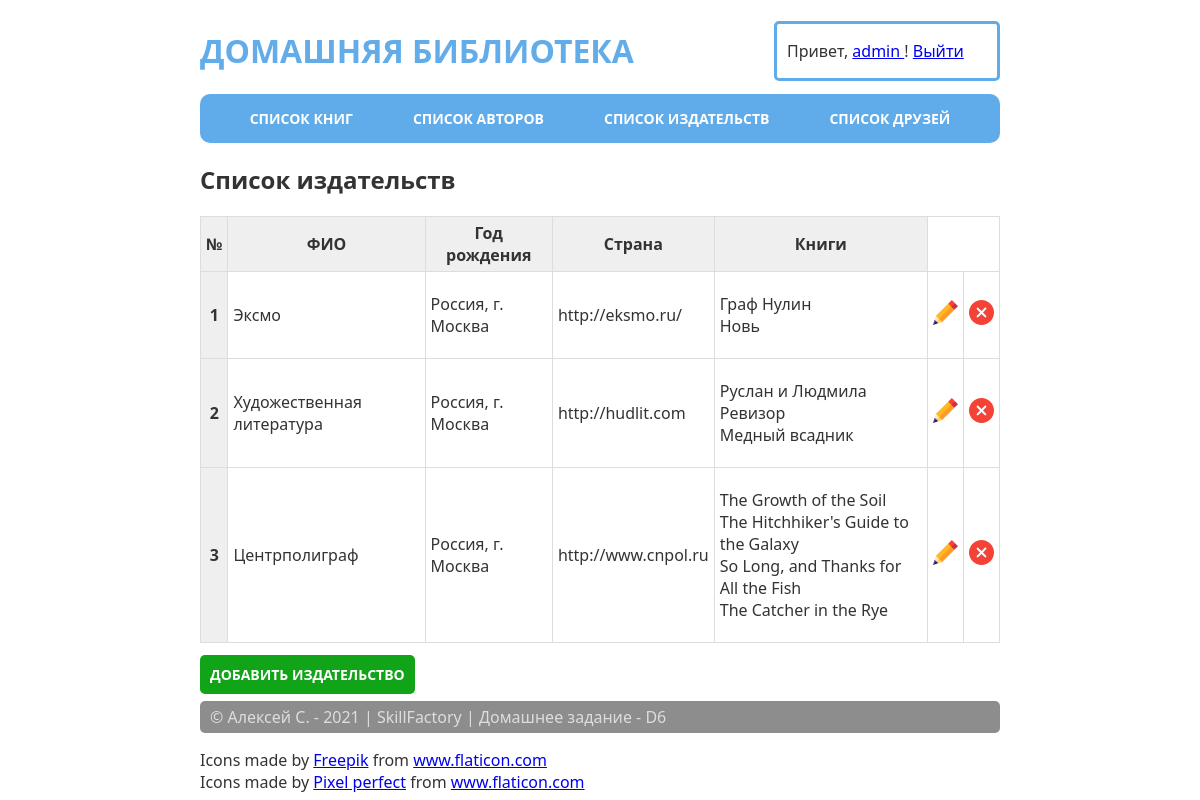
The page /publishers/ (signed in) on the database its author committed.
### home_library/models.py (models this page shows, shortened)
class Publisher(models.Model):
    name = models.TextField(verbose_name='Название')
    address = models.TextField(verbose_name='Юридический адрес')
    web = models.TextField(verbose_name='Web-сайт')

class Book(models.Model):
    ISBN = models.CharField(max_length=13,
                            verbose_name=_("Международный стандартный "
                                           "книжный номер"))
    title = models.TextField(verbose_name=_("Название"))
    description = models.TextField(verbose_name=_("Аннотация"))
    year_release = models.SmallIntegerField(verbose_name=_("Год издания"))
    copy_count = models.SmallIntegerField(verbose_name=_("Число копий"), null=True)
    price = models.DecimalField(max_digits=12, decimal_places=2, null=True,
                                verbose_name=_("Цена"))
    author = models.ForeignKey("home_library.Author", on_delete=models.CASCADE,
                               verbose_name=_("Автор"), related_name="book_author")
    publisher = models.ForeignKey("home_library.publisher", on_delete=SET_NULL, null=True,
                                  verbose_name=_("Издательство"), related_name="book_publisher")
    friends = models.ForeignKey("home_library.Friend", on_delete=SET_NULL, null=True, verbose_name=_("Должник"), related_name="book_friend")
    photo = models.ImageField(upload_to='book_photo', blank=True, verbose_name=_("Изображение книги"), null=True)

### home_library/views.py (the view)
# urls.py: path('publishers/', PublisherList.as_view(), name='publishers'),
class PublisherList(authView, ListView):
    model = Publisher
    context_object_name = "publishers"
    template_name = "publisher_list.html"

### home_library/views.py (called while the page is built)
    def get_context_data(self, **kwargs):
        context = super().get_context_data(**kwargs)
        context['show_login'] = True
        if self.request.user.is_authenticated:
            context['username'] = self.request.user.username
            if SocialAccount.objects.filter(user=self.request.user).exists():
                context['extra_data'] = SocialAccount.objects.get(user=self.request.user).extra_data
        return context

### templates/home_library/publisher_list.html
{% extends 'base.html' %}
{% block extra_content %}
{% load static %}
<h2>Cписок издательств</h2>
<table class="table-book">
    <thead>
        <tr>
            <th scope="col">№</th>
            <th scope="col">ФИО</th>
            <th scope="col">Год рождения</th>
            <th scope="col">Страна</th>
            <th scope="col">Книги</th>
        </tr>
    </thead>
    {% for publisher in publishers %}
    <tr>
        <th scope="row">{{ forloop.counter }}</th>
        <td>{{ publisher.name }}</td>
        <td>{{ publisher.address }}</td>
        <td>{{ publisher.web }}</td>
        <td>
            <ul class="related-books">
                {% for book in publisher.book_publisher.all %}
                <li > {{book.title}} </li>
                {% endfor %}
            </ul>
        </td>
        {% if username %}
        <td><a href="{% url 'home_library:publisher_edit' publisher.pk %}">
            <img src="{% static 'img/pencil.svg' %}" alt="" width="25px" height="auto">
        </a></td>
        <td><a href="{% url 'home_library:publisher_delete' publisher.pk %}">
            <img src="{% static 'img/remove.svg' %}" alt="" width="25px" height="auto">
        </a></td>
        {% endif %}
    </tr>
    {% endfor %}
</table>
{% if username %}
<a class="link-create" href="{% url 'home_library:publisher_add'%}">Добавить издательство</a>
{% endif %}
{% endblock %}

### templates/home_library/base.html (shortened to what this page needs)
<!DOCTYPE html>
<html lang="en">
{% load static %}
<head>
    <link rel="stylesheet" href="{% static 'css/style.css' %}">
</head>
<body>
    <div class="wrapper">
        <header>
            <div>
                <h1><a href="{% url 'home_library:index' %}"> Домашняя библиотека</h1></a>
            </div>
            {% if show_login %}
            <div class="header-account">
                {% if username %}
                <p>Привет, <a href="{% url 'home_library:user_edit' user.id %}">
                        {{ username }}
                    </a> ! <a href="/accounts/logout"> Выйти</a></p>
                {% else %}
                <p><a href="/accounts/signup/">Зарегистрироваться</a> или <a href="/accounts/login/">войти на
                        сайт</a>!</p>
                {% endif %}
            </div>
            {% endif %}
        </header>
        <aside>
            <div class="menu">
                <a class="menu_item" href="{% url 'home_library:index' %}">Список книг</a>
                <a class="menu_item" href="{% url 'home_library:authors' %}">Список авторов</a>
                <a class="menu_item" href="{% url 'home_library:publishers' %}">Список издательств</a>
                <a class="menu_item" href="{% url 'home_library:friends' %}">Список друзей</a>
            </div>
        </aside>
        <main>
            {% block extra_content %}
            {% endblock %}
        </main>
        <footer>
            <p>&copy; Алексей С. - 2021 | SkillFactory | Домашнее задание - D6</p>
            <div>Icons made by <a href="https://www.freepik.com" title="Freepik">Freepik</a> from <a
                    href="https://www.flaticon.com/" title="Flaticon">www.flaticon.com</a></div>
            <div>Icons made by <a href="https://www.flaticon.com/authors/pixel-perfect" title="Pixel perfect">Pixel
                    perfect</a> from <a href="https://www.flaticon.com/" title="Flaticon">www.flaticon.com</a></div>
        </footer>
    </div>
</body>
</html>

### static/css/style.css (style rules this page uses)
body { font-family: 'Segoe UI', Tahoma, Geneva, Verdana, sans-serif; color: #333; }
header, aside, main, footer { max-width: 800px; margin: 0 auto; }
header { display: flex; justify-content: space-between; align-items: center; }
header h1 a { text-decoration: none; text-transform: uppercase; color: rgba(57, 151, 228, 0.8); }
footer p { color: #dddddd; padding: 5px 10px; background-color: rgb(141, 141, 141); border-radius: 5px; }
.menu { margin: 0 auto; display: flex; justify-content: center; background-color: rgba(57, 151, 228, 0.8); border-radius: 10px; }
.menu_item { padding: 15px 30px; text-transform: uppercase; font-size: 14px; color: #ffffff; font-weight: bold; text-decoration: none; }
.table-book { width: 100%; margin-bottom: 20px; border: 1px solid #dddddd; border-collapse: collapse; }
.table-book th { font-weight: bold; padding: 5px; background: #efefef; border: 1px solid #dddddd; }
.table-book td { border: 1px solid #dddddd; padding: 5px; }
.related-books { list-style: none; padding-left: 0; }
.link-create { margin: 30px 0; padding: 10px; background-color: rgb(17, 163, 24); border-radius: 5px; cursor: pointer; color: rgb(255, 255, 255); text-transform: uppercase; text-decoration: none; font-weight: bold; font-size: 14px; }
.header-account { min-width: 200px; border: 3px solid rgba(57, 151, 228, 0.8); display: flex; align-items: center; padding: 0 10px; border-radius: 5px; }

### rows shown on the page
Publisher: name "Эксмо", address "Россия, г. Москва", web "http://eksmo.ru/"
Book: title "Граф Нулин"
Book: title "Новь"
Publisher: name "Художественная литература", address "Россия, г. Москва", web "http://hudlit.com"
Book: title "Руслан и Людмила"
Book: title "Ревизор"
Book: title "Медный всадник"
Publisher: name "Центрполиграф", address "Россия, г. Москва", web "http://www.cnpol.ru"
Book: title "The Growth of the Soil"
Book: title "The Hitchhiker's Guide to the Galaxy"
Book: title "So Long, and Thanks for All the Fish"
Book: title "The Catcher in the Rye"

### other values the page prints
{{ username }} "admin"
